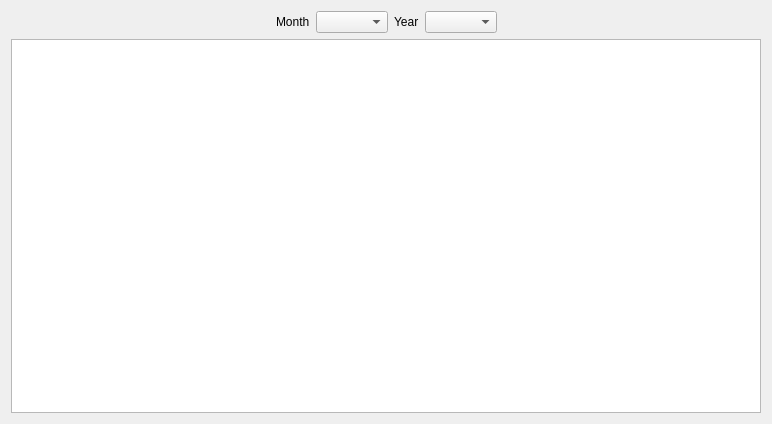
<?xml version="1.0" encoding="UTF-8"?>
<ui version="4.0">
 <class>Dialog</class>
 <widget class="QDialog" name="Dialog">
  <property name="geometry">
   <rect>
    <x>0</x>
    <y>0</y>
    <width>772</width>
    <height>424</height>
   </rect>
  </property>
  <property name="windowTitle">
   <string>Balance Report</string>
  </property>
  <layout class="QVBoxLayout" name="verticalLayout">
   <item>
    <layout class="QHBoxLayout" name="horizontalLayout">
     <item>
      <spacer name="horizontalSpacer">
       <property name="orientation">
        <enum>Qt::Horizontal</enum>
       </property>
       <property name="sizeHint" stdset="0">
        <size>
         <width>40</width>
         <height>20</height>
        </size>
       </property>
      </spacer>
     </item>
     <item>
      <widget class="QLabel" name="label">
       <property name="text">
        <string>Month</string>
       </property>
      </widget>
     </item>
     <item>
      <widget class="QComboBox" name="monthBox"/>
     </item>
     <item>
      <widget class="QLabel" name="label_2">
       <property name="text">
        <string>Year</string>
       </property>
      </widget>
     </item>
     <item>
      <widget class="QComboBox" name="yearBox"/>
     </item>
     <item>
      <spacer name="horizontalSpacer_2">
       <property name="orientation">
        <enum>Qt::Horizontal</enum>
       </property>
       <property name="sizeHint" stdset="0">
        <size>
         <width>40</width>
         <height>20</height>
        </size>
       </property>
      </spacer>
     </item>
    </layout>
   </item>
   <item>
    <widget class="QTableView" name="balanceView"/>
   </item>
  </layout>
 </widget>
 <resources/>
 <connections/>
</ui>
